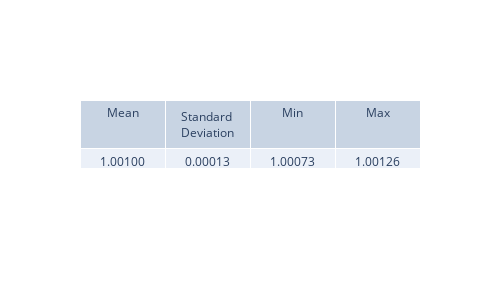

Notebook code cell kept with this figure:
### Code cell
from scipy.integrate import simpson

norms = []

for i in range(2000):
    psi_sq_i = psi_real_pinn[:, i] ** 2 + psi_img_pinn[:, i] ** 2
    normalization = simpson(psi_sq_i, x=x_values)
    norms.append(normalization)
    
view_metrics(np.array(norms))

plt.figure(figsize=(8,5), dpi=200)
plt.plot(t_values, norms, '-', label='Simpson')
plt.axhline(1.0, color='red', linestyle='--', label='Expected = 1')
plt.xlabel('Time (ps)')
plt.ylabel('Normalization')
plt.title('Wavefunction Normalization Over Time')
plt.legend()
plt.grid(True)



plt.show()

### Figure 1 — Plotly figure (JSON) as saved in the notebook; plotly's stock layout.template omitted (floating-point values rounded to 4 significant figures)
{"data": [{"cells": {"values": [["1.00100"], ["0.00013"], ["1.00073"], ["1.00126"]]}, "header": {"values": ["Mean", "Standard Deviation", "Min", "Max"]}, "type": "table"}], "layout": {"height": 300, "width": 500}}
